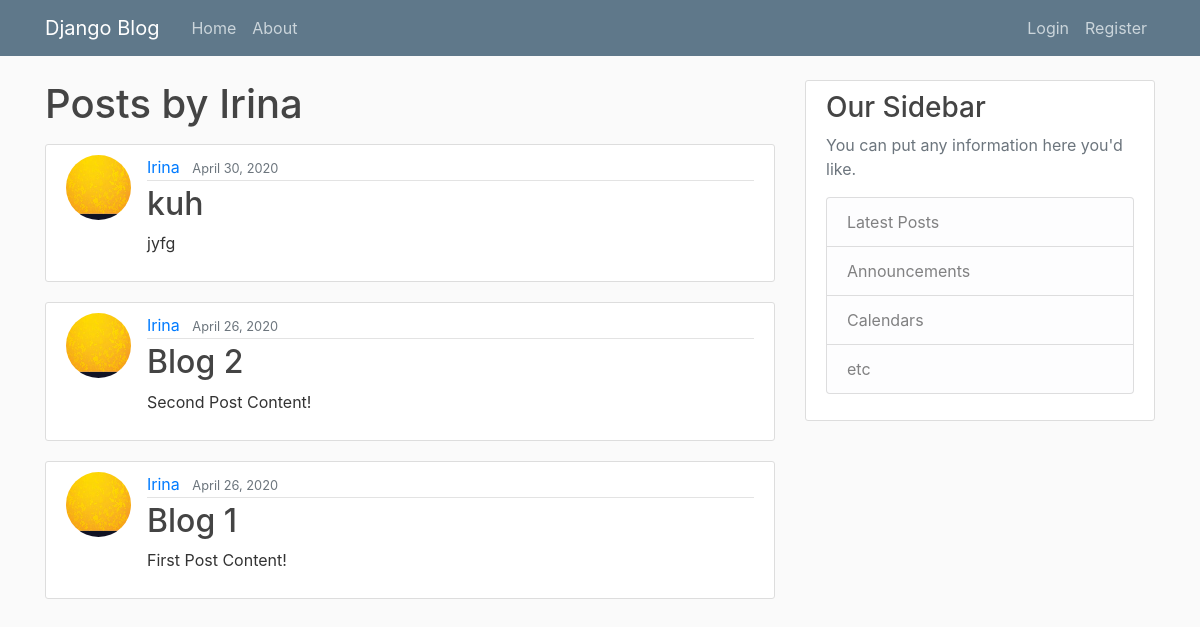
Page /user/Irina on the committed database.
### blog/models.py (models this page shows, shortened)
class Post(models.Model):
    title = models.CharField(max_length=100)
    content = models.TextField()
    date_posted = models.DateTimeField(default=timezone.now)
    author = models.ForeignKey(User, on_delete=models.CASCADE)

### users/models.py (models this page shows, shortened)
class Profile(models.Model):
    user = models.OneToOneField(User, on_delete=models.CASCADE)
    image = models.ImageField(default='default.jpg', upload_to='profile_pics')

### blog/views.py (the view)
# urls.py: path('user/<str:username>', UserPostListView.as_view(), name='user-posts'),
class UserPostListView(ListView):
    model = Post
    template_name = 'blog/user_posts.html'
    context_object_name = 'posts'
    paginate_by_ = 5
    def get_queryset(self):
        user = get_object_or_404(User, username=self.kwargs.get('username'))
        return Post.objects.filter(author=user).order_by('-date_posted')

### blog/templates/blog/user_posts.html (shortened to what this page needs)
{% extends "blog/base.html" %}
{% block content %}
    <h1 class="mb-3">Posts by {{ view.kwargs.username }} {{ page_obj.paginator.count }}</h1>
    {% for post in posts %}
        <article class="media content-section">
          <img class="rounded-circle article-img" src="{{ post.author.profile.image.url }}">
          <div class="media-body">
            <div class="article-metadata">
              <a class="mr-2" href="{% url 'user-posts' post.author.username %}">{{ post.author }}</a>
              <small class="text-muted">{{ post.date_posted|date:"F d, Y" }}</small>
            </div>
            <h2><a class="article-title" href="{% url 'post-detail' post.id %}">{{ post.title }}</a></h2>
            <p class="article-content">{{ post.content }}</p>
          </div>
        </article>
    {% endfor %}
{% endblock content %}

### blog/static/blog/main.css (style rules this page uses)
body { background: #fafafa; color: #333333; margin-top: 5rem; }
h1, h2, h3, h4, h5, h6 { color: #444444; }
.content-section { background: #ffffff; padding: 10px 20px; border: 1px solid #dddddd; border-radius: 3px; margin-bottom: 20px; }
.article-title { color: #444444; }
.article-content { white-space: pre-line; }
.article-img { height: 65px; width: 65px; margin-right: 16px; }
.article-metadata { padding-bottom: 1px; margin-bottom: 4px; border-bottom: 1px solid #e3e3e3 }

### rows in the picture
Post: author.profile.image (picture), author "Irina", date_posted "April 30, 2020", title "kuh", content "jyfg"
Post: author.profile.image (picture), author "Irina", date_posted "April 26, 2020", title "Blog 2", content "Second Post Content!"
Post: author.profile.image (picture), author "Irina", date_posted "April 26, 2020", title "Blog 1", content "First Post Content!"

### other values in the picture
{{ view.kwargs.username }} "Irina"
